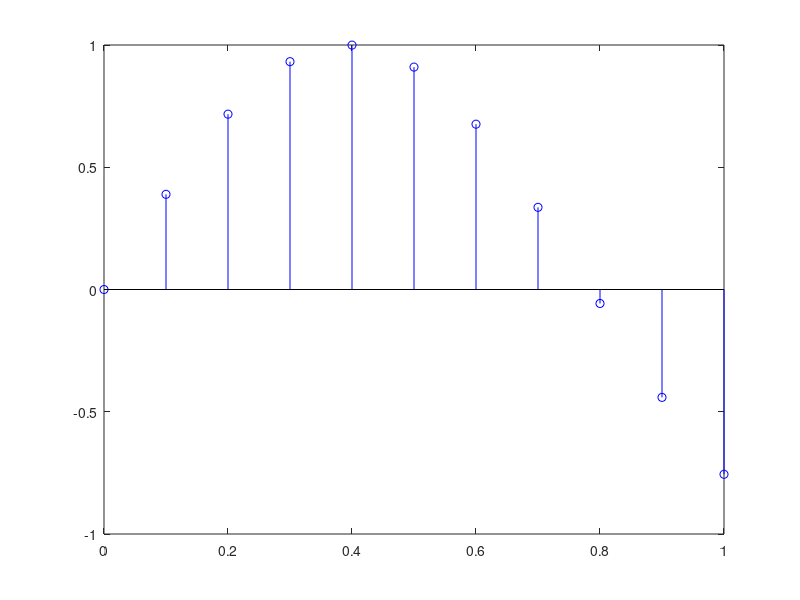

MATLAB code to generate this figure:
1;
clc;
clear all;

% EJERCICIO 3 %

% Parametros
fm = 10; 		%Frecuencia de muestreo
T = 1/fm;		%Periodo de muestreo
t = 0:T:1;	%Tiempo discreto
N = length(t);	%Cantidad de muestras
k = 7; 			%Multiplo para la freq
f1 = (2*k*pi)/N;%Freq que cumple con Eq
f2 = 4;			%Freq que no cumple con Eq
disp(f1);
S1a = sin(t*f1);
S2a = sin(t*f2);

% S1b = [S1a S1a];
% S2b = [S2a S2a];
% tb = 0:T:2-T;

% S1c = sin(tb*f1);

stem(t,S1a,'b');
%hold on;
% figure(2);
% stem(tb,S1b,'b');
% figure(3);
% stem(tb,S1c,'r');


%hold off;